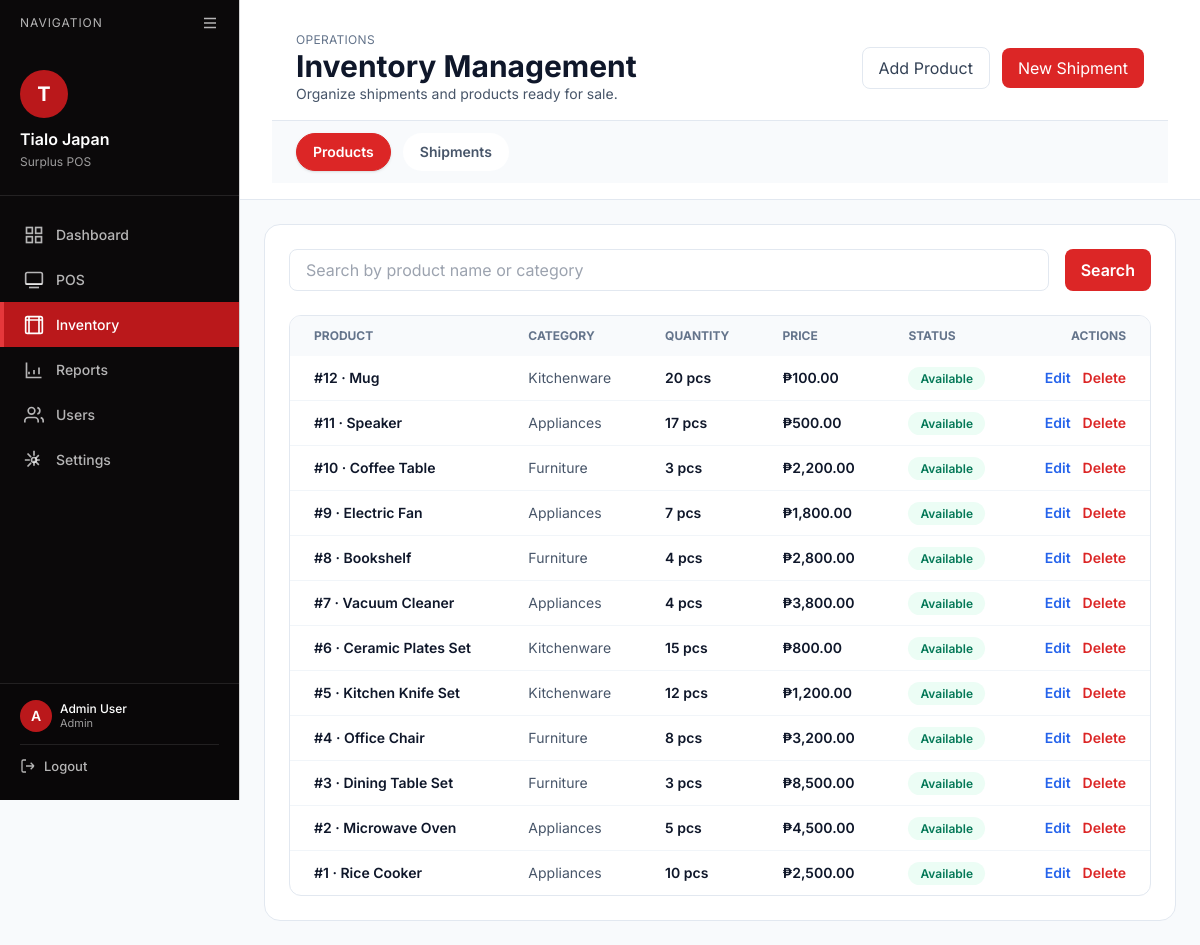
/index.php?page=inventory (signed in), run on the app's committed database.
### tables this page shows
CREATE TABLE `products` (
  `product_id` int(11) NOT NULL,
  `shipment_id` int(11) DEFAULT NULL,
  `name` varchar(150) NOT NULL,
  `category` varchar(100) DEFAULT NULL,
  `quantity` int(11) DEFAULT 0,
  `price` decimal(10,2) NOT NULL,
  `status` enum('Available','Sold','Out of Stock') DEFAULT 'Available',
  `image` varchar(255) DEFAULT NULL,
  `created_at` timestamp NOT NULL DEFAULT current_timestamp()
);

### src/modules/inventory/index.php (the view, shortened to what this page needs)
<?php
include __DIR__ . '/../../includes/db_connect.php';
$tab = $_GET['tab'] ?? 'inventory';
$product_search = trim($_GET['product_search'] ?? '');
$products_sql = "SELECT product_id, name, category, quantity, price, status FROM products";
if ($product_search !== '') {
    $term = "%$product_search%";
    $stmt = $conn->prepare($products_sql . " WHERE name LIKE ? OR category LIKE ? ORDER BY product_id DESC");
    $stmt->bind_param("ss", $term, $term);
    $stmt->execute();
    $products = $stmt->get_result();
} else {
    $products = $conn->query($products_sql . " ORDER BY product_id DESC");
}
?>
<!DOCTYPE html>
<html lang="en">
<head>
    <script src="https://cdn.tailwindcss.com"></script>
</head>
<body class="bg-slate-50 flex">
    <?php include __DIR__ . '/../../includes/sidebar.php'; ?>
    <div class="flex-1 flex flex-col">
        <header class="bg-white border-b border-slate-200 sticky top-0 z-40 page-header">
            <div class="px-6 py-4 flex flex-wrap items-center justify-between gap-4">
                <div>
                    <p class="text-xs uppercase tracking-wide text-slate-500">Operations</p>
                    <h1 class="text-3xl font-bold text-slate-900">Inventory Management</h1>
                    <p class="text-sm text-slate-600">Organize shipments and products ready for sale.</p>
                </div>
                <div class="flex items-center gap-3">
                    <a href="?page=inventory/product_form" class="px-4 py-2 rounded-lg border border-slate-200 text-slate-700 hover:bg-slate-100 transition">Add Product</a>
                    <a href="?page=inventory/shipment_form" class="px-4 py-2 rounded-lg bg-red-600 text-white hover:bg-red-700 transition">New Shipment</a>
                </div>
            </div>
            <div class="border-t border-slate-200 bg-slate-50">
                <div class="px-6 py-3 overflow-x-auto">
                    <div class="flex items-center gap-3 min-w-max">
                        <a href="?page=inventory&tab=inventory" class="inline-flex items-center px-4 py-2 text-sm font-semibold rounded-full transition whitespace-nowrap <?php echo $tab === 'inventory' ? 'bg-red-600 text-white shadow border border-red-600' : 'bg-white text-slate-600 border border-transparent hover:border-slate-200 hover:text-slate-900'; ?>">Products</a>
                        <a href="?page=inventory&tab=shipments" class="inline-flex items-center px-4 py-2 text-sm font-semibold rounded-full transition whitespace-nowrap <?php echo $tab === 'shipments' ? 'bg-red-600 text-white shadow border border-red-600' : 'bg-white text-slate-600 border border-transparent hover-border-slate-200 hover:text-slate-900'; ?>">Shipments</a>
                    </div>
                </div>
            </div>
        </header>
        <main class="flex-1 px-6 py-6">
            <?php if ($tab === 'inventory'): ?>
                <div class="bg-white border border-slate-200 rounded-2xl p-6 space-y-6">
                    <form class="flex flex-col md:flex-row gap-4" method="GET">
                        <input type="text" name="product_search" value="<?php echo htmlspecialchars($product_search); ?>" placeholder="Search by product name or category" class="flex-1 px-4 py-2 rounded-lg border border-slate-200 focus:outline-none focus:ring-2 focus:ring-red-500">
                        <button type="submit" class="px-4 py-2 rounded-lg bg-red-600 text-white font-semibold hover:bg-red-700 transition">Search</button>
                    </form>
                    <div class="bg-white rounded-xl border border-slate-200 overflow-hidden">
                        <table class="w-full text-sm">
                            <thead class="bg-slate-50 text-slate-500 uppercase text-xs">
                                <tr>
                                    <th class="px-6 py-3 text-left">Product</th>
                                    <th class="px-6 py-3 text-left">Category</th>
                                    <th class="px-6 py-3 text-left">Quantity</th>
                                    <th class="px-6 py-3 text-left">Price</th>
                                    <th class="px-6 py-3 text-left">Status</th>
                                    <th class="px-6 py-3 text-right">Actions</th>
                                </tr>
                            </thead>
                            <tbody class="divide-y divide-slate-100">
                                <?php if ($products && $products->num_rows): ?>
                                    <?php while ($product = $products->fetch_assoc()): ?>
                                        <tr class="hover:bg-slate-50">
                                            <td class="px-6 py-3 font-semibold text-slate-900">#<?php echo $product['product_id']; ?> · <?php echo htmlspecialchars($product['name']); ?></td>
                                            <td class="px-6 py-3 text-slate-600"><?php echo htmlspecialchars($product['category']); ?></td>
                                            <td class="px-6 py-3 text-slate-900 font-semibold"><?php echo (int)$product['quantity']; ?> pcs</td>
                                            <td class="px-6 py-3 text-slate-900 font-semibold">₱<?php echo number_format($product['price'], 2); ?></td>
                                            <td class="px-6 py-3">
                                                <span class="px-3 py-1 rounded-full text-xs font-semibold <?php echo $product['status'] === 'Available' ? 'bg-emerald-50 text-emerald-700' : ($product['status'] === 'Sold' ? 'bg-blue-50 text-blue-700' : 'bg-amber-50 text-amber-700'); ?>">
                                                    <?php echo $product['status']; ?>
                                                </span>
                                            </td>
                                            <td class="px-6 py-3 text-right space-x-2">
                                                <a href="?page=inventory/product_form&id=<?php echo $product['product_id']; ?>" class="text-blue-600 font-semibold hover:text-blue-800">Edit</a>
                                                <form action="/index.php?page=inventory/process_product" method="POST" class="inline" onsubmit="return confirm('Delete this product?');">
                                                    <button type="submit" class="text-red-600 font-semibold hover:text-red-800">Delete</button>
                                                </form>
                                            </td>
                                        </tr>
                                    <?php endwhile; ?>
                                <?php else: ?>
                                    <tr><td colspan="6" class="px-6 py-6 text-center text-slate-500">No products found for the current filter.</td></tr>
                                <?php endif; ?>
                            </tbody>
                        </table>
                    </div>
                </div>
            <?php endif; ?>
        </main>
    </div>
</body>
</html>

### src/modules/inventory/index.php (style rules this page uses)
* { font-family: 'Inter', sans-serif; }

### src/includes/sidebar.php (style rules this page uses)
:root { --color-bg-app: #F5F3F4; --color-surface: #FFFFFF; --color-text-strong: #161A1D; --color-text-muted: #B1A7A6; --color-border: #D3D3D3; --color-primary: #BA181B; --color-primary-hover: #A4161A; --color-primary-active: #660708; --color-accent: #E5383B; --color-neutral-dark: #0B090A; --color-neutral-light: #D3D3D3; }
body { background-color: var(--color-bg-app); color: var(--color-text-strong); font-family: 'Inter', -apple-system, BlinkMacSystemFont, 'Segoe UI', sans-serif; }
.page-header { padding: 16px 32px; }

### data on the page
products: product_id "12", name "Mug", category "Kitchenware", quantity "20", price "100.00", status "Available"
products: product_id "11", name "Speaker", category "Appliances", quantity "17", price "500.00", status "Available"
products: product_id "10", name "Coffee Table", category "Furniture", quantity "3", price "2,200.00", status "Available"
products: product_id "9", name "Electric Fan", category "Appliances", quantity "7", price "1,800.00", status "Available"
products: product_id "8", name "Bookshelf", category "Furniture", quantity "4", price "2,800.00", status "Available"
products: product_id "7", name "Vacuum Cleaner", category "Appliances", quantity "4", price "3,800.00", status "Available"
products: product_id "6", name "Ceramic Plates Set", category "Kitchenware", quantity "15", price "800.00", status "Available"
products: product_id "5", name "Kitchen Knife Set", category "Kitchenware", quantity "12", price "1,200.00", status "Available"
products: product_id "4", name "Office Chair", category "Furniture", quantity "8", price "3,200.00", status "Available"
products: product_id "3", name "Dining Table Set", category "Furniture", quantity "3", price "8,500.00", status "Available"
products: product_id "2", name "Microwave Oven", category "Appliances", quantity "5", price "4,500.00", status "Available"
products: product_id "1", name "Rice Cooker", category "Appliances", quantity "10", price "2,500.00", status "Available"

### other printed values
$item['label'] "Dashboard"
$item['label'] "POS"
$item['label'] "Inventory"
$item['label'] "Reports"
$item['label'] "Users"
$item['label'] "Settings"
substr($_SESSION['name'], 0, 1) "A"
substr($_SESSION['name'], 0, 12) "Admin User"
$_SESSION['role'] "Admin"
